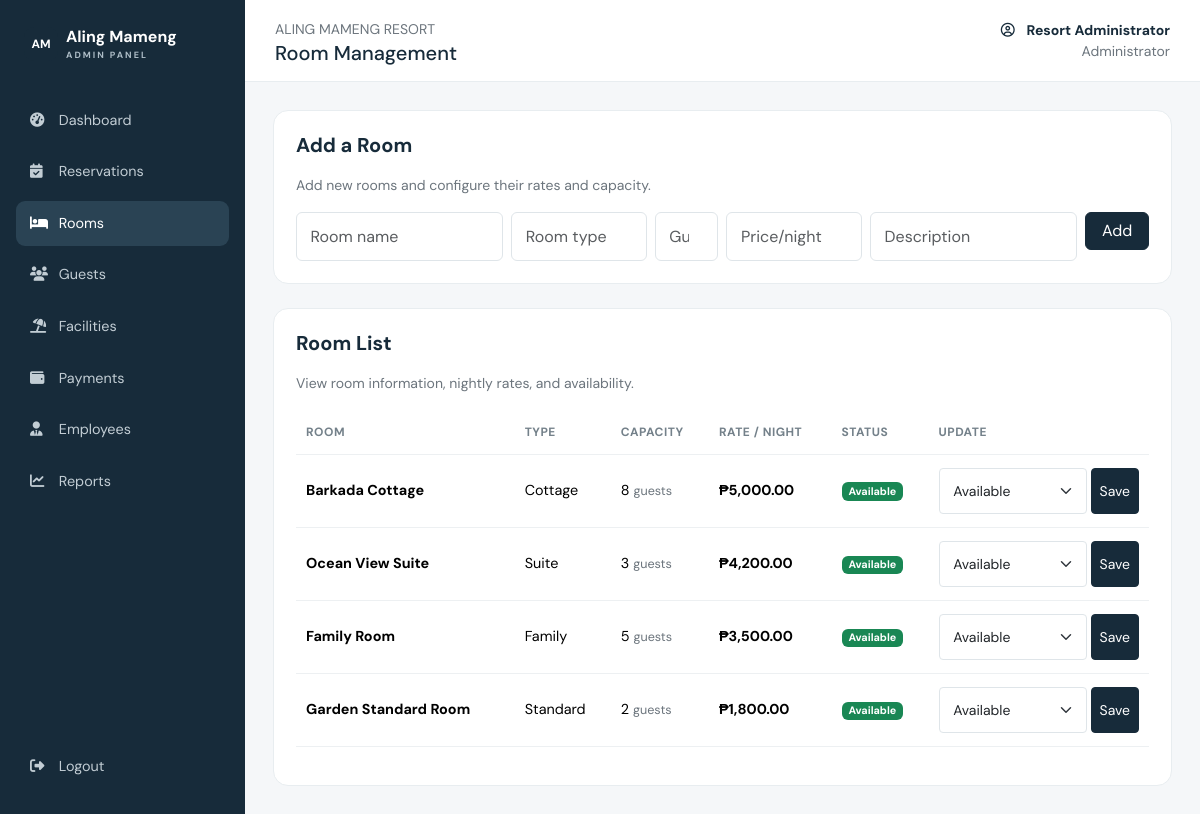
The app's page /AMR/admin/rooms.php (signed in) with its own data.
### tables this page shows
CREATE TABLE `rooms` (
  `id` int(11) NOT NULL,
  `room_name` varchar(120) NOT NULL,
  `room_type` varchar(80) NOT NULL,
  `description` text DEFAULT NULL,
  `capacity` int(11) NOT NULL DEFAULT 2,
  `price_per_night` decimal(10,2) NOT NULL,
  `image` varchar(255) DEFAULT 'assets/images/room-placeholder.jpg',
  `status` enum('available','maintenance','inactive') DEFAULT 'available',
  `created_at` timestamp NOT NULL DEFAULT current_timestamp()
);

### AMR/config.php (called while the page is built, shortened)
<?php
function e(?string $value): string {
    return htmlspecialchars($value ?? '', ENT_QUOTES, 'UTF-8');
}
function money($amount): string {
    return '₱' . number_format((float)$amount, 2);
}

### AMR/admin/rooms.php (the view, shortened to what this page needs)
<?php
require_once __DIR__ . '/../config.php';
$sql = "
    SELECT *
    FROM rooms
    ORDER BY id DESC
";
$stmt = $pdo->query($sql);
$rooms = $stmt->fetchAll();
require '_layout_top.php';
?>
<div class="content-card mb-4">
    <h5>Add a Room</h5>
    <p class="text-secondary small">
        Add new rooms and configure their rates and capacity.
    </p>
    <form method="POST" class="row g-2">
        <div class="col-md-3">
            <input
                type="text"
                class="form-control"
                name="room_name"
                placeholder="Room name"
                required
            >
        </div>
        <div class="col-md-2">
            <input
                type="text"
                class="form-control"
                name="room_type"
                placeholder="Room type"
                required
            >
        </div>
        <div class="col-md-1">
            <input
                type="number"
                class="form-control"
                name="capacity"
                min="1"
                placeholder="Guests"
                required
            >
        </div>
        <div class="col-md-2">
            <input
                type="number"
                class="form-control"
                name="price"
                step="0.01"
                min="0.01"
                placeholder="Price/night"
                required
            >
        </div>
        <div class="col-md-3">
            <input
                type="text"
                class="form-control"
                name="description"
                placeholder="Description"
            >
        </div>
        <div class="col-md-1">
            <button
                type="submit"
                class="btn btn-dark w-100"
            >
                Add
            </button>
        </div>
    </form>
</div>
<div class="content-card">
    <h5>Room List</h5>
    <p class="text-secondary small">
        View room information, nightly rates, and availability.
    </p>
    <div class="table-responsive">
        <table class="table align-middle">
            <thead>
                <tr>
                    <th>Room</th>
                    <th>Type</th>
                    <th>Capacity</th>
                    <th>Rate / Night</th>
                    <th>Status</th>
                    <th>Update</th>
                </tr>
            </thead>
            <tbody>
                <?php if (!empty($rooms)): ?>
                    <?php foreach ($rooms as $room): ?>
                        <tr>
                            <td>
                                <strong>
                                    <?= e($room['room_name']) ?>
                                </strong>
                            </td>
                            <td>
                                <?= e($room['room_type']) ?>
                            </td>
                            <td>
                                <?= (int) $room['capacity'] ?>
                                <span class="text-secondary small">
                                    guests
                                </span>
                            </td>
                            <td>
                                <strong>
                                    <?= money($room['price_per_night']) ?>
                                </strong>
                            </td>
                            <td>
                                <?php if ($room['status'] === 'available'): ?>
                                    <span class="badge text-bg-success">
                                        Available
                                    </span>
                                <?php elseif ($room['status'] === 'maintenance'): ?>
                                    <span class="badge text-bg-warning">
                                        Maintenance
                                    </span>
                                <?php else: ?>
                                    <span class="badge text-bg-secondary">
                                        Inactive
                                    </span>
                                <?php endif; ?>
                            </td>
                            <td>
                                <form
                                    method="POST"
                                    class="d-flex gap-1"
                                >
                                    <select
                                        class="form-select form-select-sm"
                                        name="status"
                                    >
                                        <option
                                            value="available"
                                            <?= $room['status'] === 'available' ? 'selected' : '' ?>
                                        >
                                            Available
                                        </option>
                                    </select>
                                    <button
                                        type="submit"
                                        class="btn btn-sm btn-dark"
                                    >
                                        Save
                                    </button>
                                </form>
                            </td>
                        </tr>
                    <?php endforeach; ?>
                <?php endif; ?>
            </tbody>
        </table>
    </div>
</div>
<?php require '_layout_bottom.php'; ?>

### AMR/assets/css/style.css (style rules this page uses)
:root { --ink:#172b3a;--muted:#6b7882;--line:#e8edf0;--soft:#f5f7f8;--blue:#dce8ef }
* { box-sizing:border-box }
body { font-family:'DM Sans',sans-serif;color:var(--ink);background:#fff }
.form-control,.form-select { border-color:#dfe5e9;padding:.72rem .85rem }
.btn-dark { background:var(--ink);border-color:var(--ink) }
.admin-body { background:#f5f7f9 }
.stat-card,.content-card { background:#fff;border:1px solid var(--line);border-radius:15px;padding:22px }
.content-card h5 { font-weight:700;margin-bottom:18px }
.table { font-size:.9rem }
.table>:not(caption)>*>* { padding:13px 10px;border-color:#edf0f2 }
.table thead th { font-size:.75rem;text-transform:uppercase;letter-spacing:.5px;color:#74818a;font-weight:700;white-space:nowrap }

### records on screen
rooms: room_name "Barkada Cottage", room_type "Cottage", capacity "8", price_per_night "₱5,000.00", shows "Available", status "Available"
rooms: room_name "Ocean View Suite", room_type "Suite", capacity "3", price_per_night "₱4,200.00", shows "Available", status "Available"
rooms: room_name "Family Room", room_type "Family", capacity "5", price_per_night "₱3,500.00", shows "Available", status "Available"
rooms: room_name "Garden Standard Room", room_type "Standard", capacity "2", price_per_night "₱1,800.00", shows "Available", status "Available"

### other values on screen
str_replace('.php', '', $file) "Reservations"
str_replace('.php', '', $file) "Rooms"
str_replace('.php', '', $file) "Guests"
str_replace('.php', '', $file) "Facilities"
str_replace('.php', '', $file) "Payments"
str_replace('.php', '', $file) "Employees"
str_replace('.php', '', $file) "Reports"
$adminTitle "Room Management"
$_SESSION['name'] "Resort Administrator"
